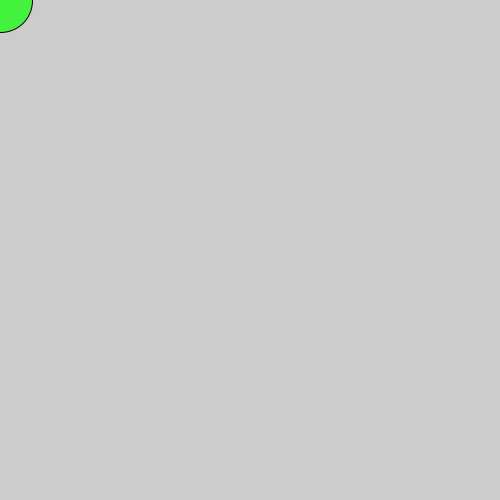
Frame 1 (no input)
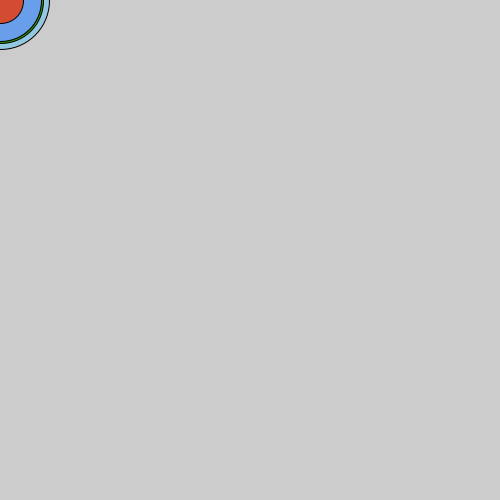
Frame 60 (the mouse pressed at the canvas centre just before this capture)
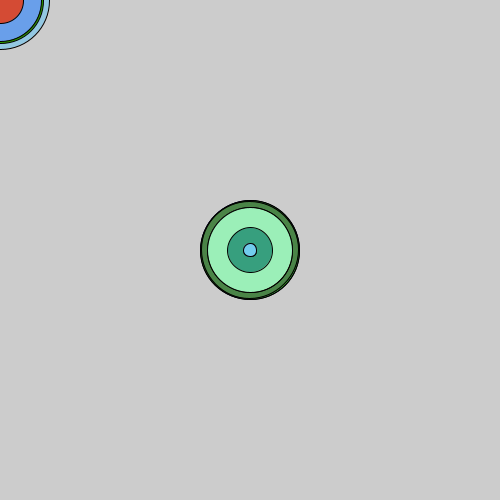
Frame 120 (the mouse held since frame 60 and released just before this capture)

The Processing sketch that drew these frames (run headless with seeded random() and noise(); from frame 60 on, the mouse is pressed at the canvas centre):

// Processing sketch: pelota_random_en_mouse
// ── pelota_random_en_mouse.pde
float tam;

void setup() {
  size(500, 500);
}

void draw() {
  //background(random(255),random(255),random(255));
  tam = random(100);
  fill(random(255), random(255), random(255));
  ellipse(mouseX, mouseY, tam, tam);
}
